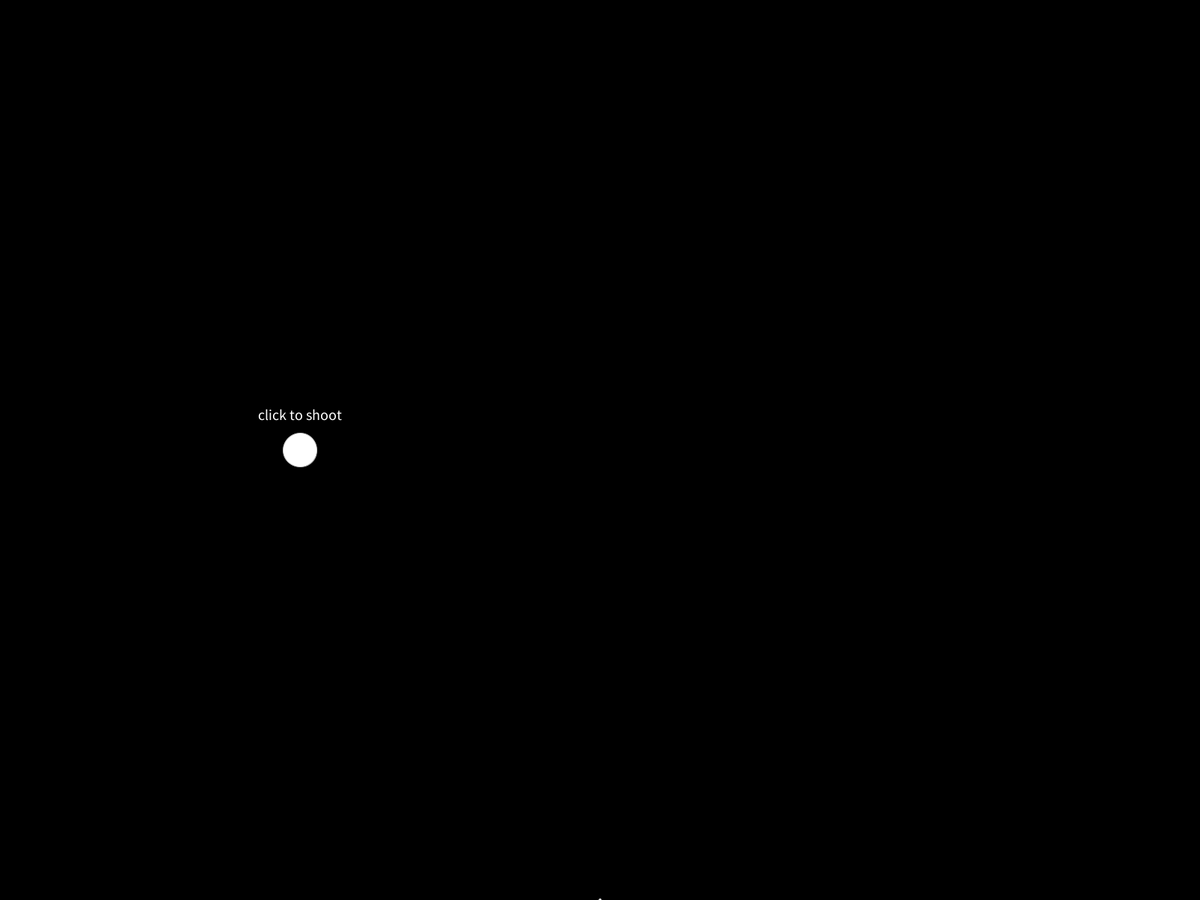
Frame 1 (no input)
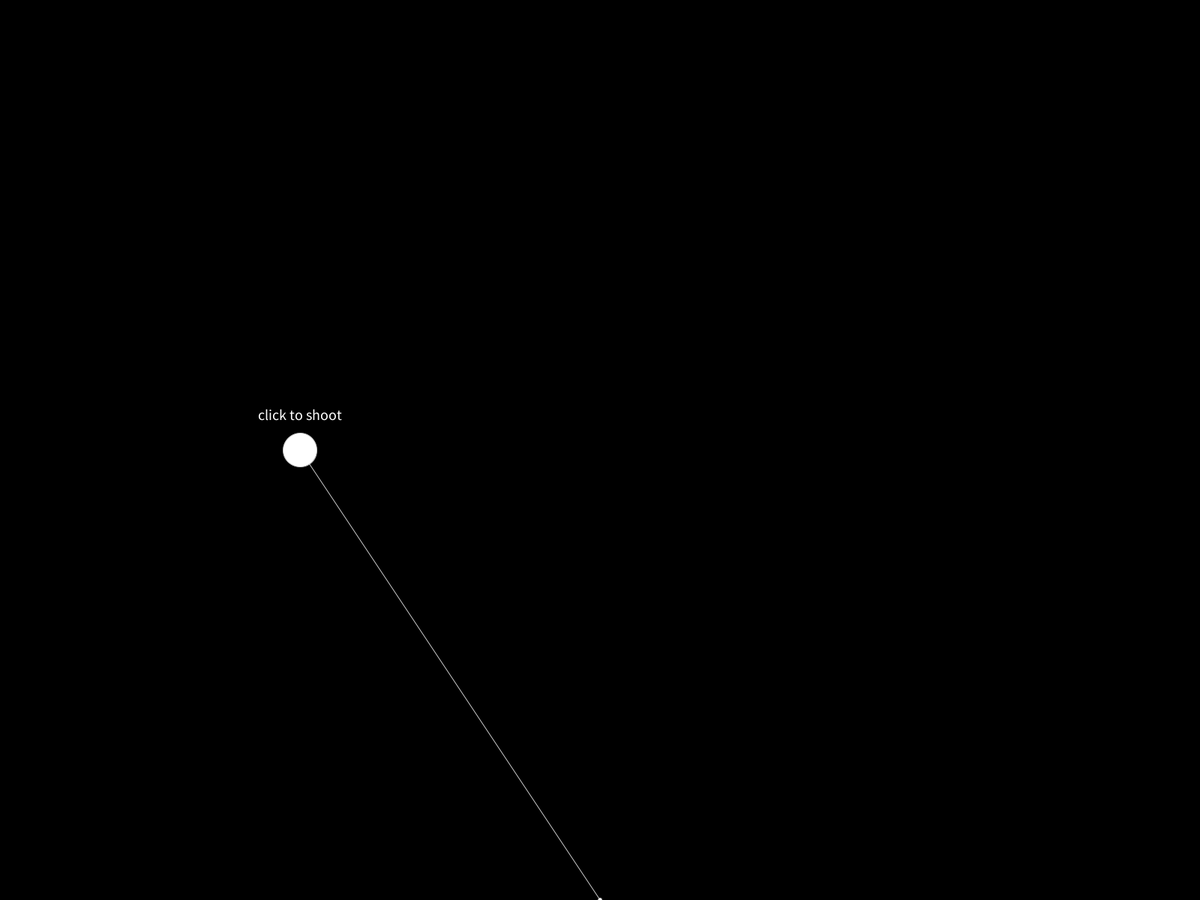
Frame 60 (the mouse pressed at the canvas centre just before this capture)
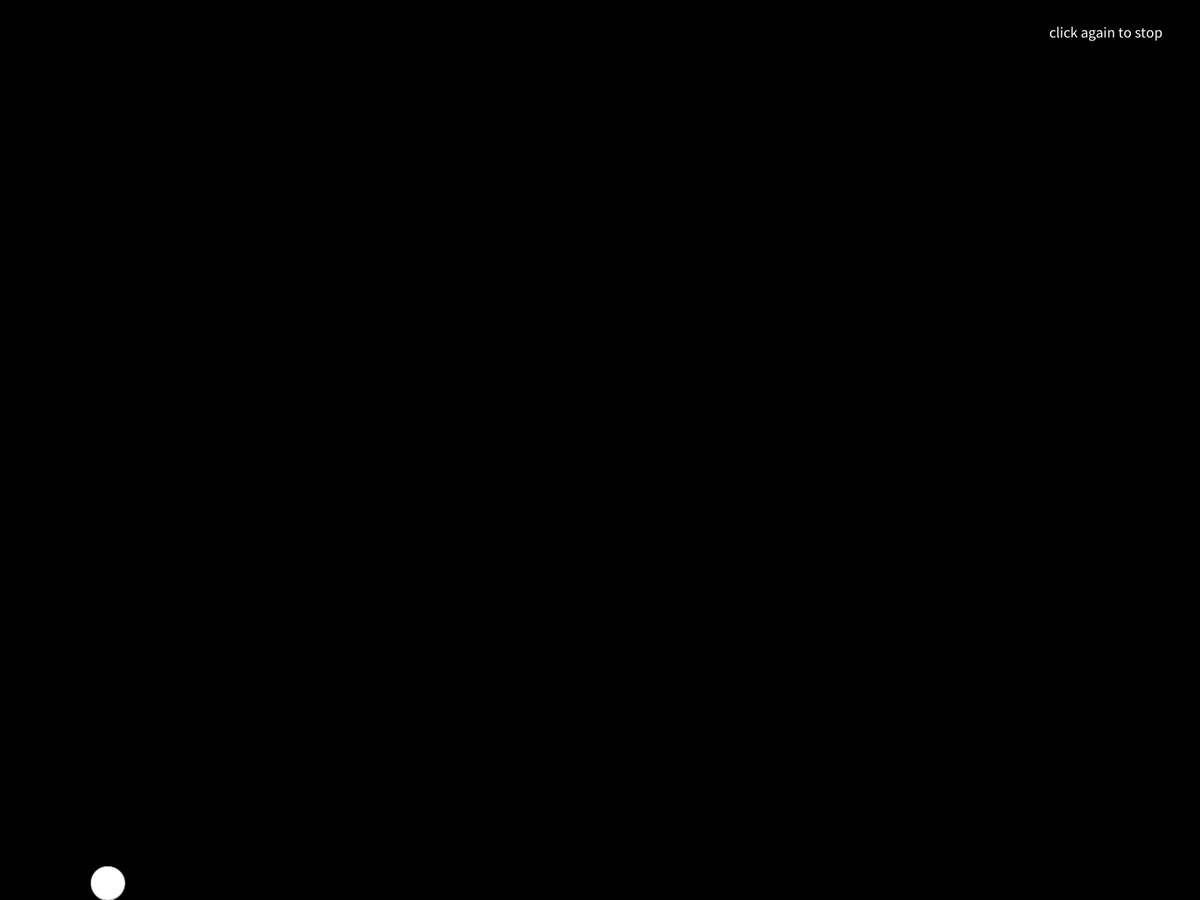
Frame 120 (the mouse held since frame 60 and released just before this capture)

The Processing sketch that drew these frames (run headless with seeded random() and noise(); from frame 60 on, the mouse is pressed at the canvas centre):

// Processing sketch: assignment_3_3
// ── assignment_3_3.pde
Ball ball;

PVector grav, vec2ball;
float dist2ball;

float deltaTime = millis();
long prevTime;

void setup() {
  fullScreen();
  textSize(20);
  // Initialize new ball object and gravity
  ball = new Ball(1.5, new PVector(width/4, height/2), new PVector(0, 0), new PVector(0, 0));
  grav = new PVector(0, 0.9);
}

// Display and move ball object
void draw() {
  background(0);
  
  long curTime = millis();
  deltaTime = (curTime - prevTime)/10f;
  prevTime = curTime;
  println(deltaTime);
  
  // Hold ball in place till shot
  if(ball.shot == false) {
    // Status text
    textAlign(CENTER);
    text("click to shoot", ball.pos.x, ball.pos.y - 40);
    // Calculate vector and distance from mouse to ball.
    vec2ball = new PVector(ball.pos.x-mouseX, ball.pos.y-mouseY);
    dist2ball = vec2ball.mag();
    // Draw line with dot at the end in oposite direction but the same length as vec2ball
    line(ball.pos.x, ball.pos.y, ball.pos.x + vec2ball.x, ball.pos.y + vec2ball.y);
    ellipse(ball.pos.x + vec2ball.x, ball.pos.y + vec2ball.y, 5, 5);
  } 
  else {
    // Status text
    textAlign(RIGHT);
    text("click again to stop", width-50, 50);
    // Move the ball and apply gravity
    ball.update(deltaTime);
    ball.applyForce(grav);
  }
  ball.display();
}

void mousePressed() {
  if(ball.shot == false) {
    // Apply initial force equal to 1/10 the magnitude of vec2ball
    ball.applyForce(vec2ball.div(10));
    ball.shot = true;
  } 
  else {
    // Reset the ball
    ball.shot = false;
    ball.reset();
  }
}

// ── Ball.pde
class Ball {
  PVector pos, vel, acc;
  float m, size;
  boolean shot;
  
  // Initialize ball
  Ball(float mass, PVector initPos, PVector initVel, PVector initAcc) {
    m = mass;
    size = mass*30;
    pos = initPos;
    vel = initVel;
    acc = initAcc;
    shot = false;
  }
  
  // Draw ball
  void display() {
    stroke(200);
    fill(255);
    ellipse(pos.x, pos.y, size, size);
  }
  
  void update(float dt) {
    // change position and reset acceleration
    vel.add(acc);
    pos.add(vel.copy().mult(dt));
    acc.mult(0);
    
    // Bounce off left wall
    if(pos.x < size/2) {
      // dampens when hitting the edge of the window
      vel.x = vel.x * -0.95;
      pos.x = size/2;
    }
    
    // Bounce off right wall
    if(pos.x > width-size/2) {
      // dampens when hitting the edge of the window
      vel.x = vel.x * -0.95;
      pos.x = width-size/2;
    }
    
    // Bounce off floor
    if(pos.y > height-size/2) {
      // dampens when hitting the edge of the window
      vel.y = vel.y * -0.8; 
      pos.y = height-size/2;
    }
    
    // Bounce off ceiling
    if(pos.y < size/2) {
      vel.y = vel.y * -1; 
      pos.y = size/2;
    }
  }
  
  // Apply force by Newton's 2nd law: F = M * A
  void applyForce(PVector force) {
    PVector f = PVector.div(force, m);
    acc.add(f);
  }
  
  // Reset the velocity and acceleration of the ball
  void reset() {
    vel.mult(0);
    acc.mult(0);
  }
}
